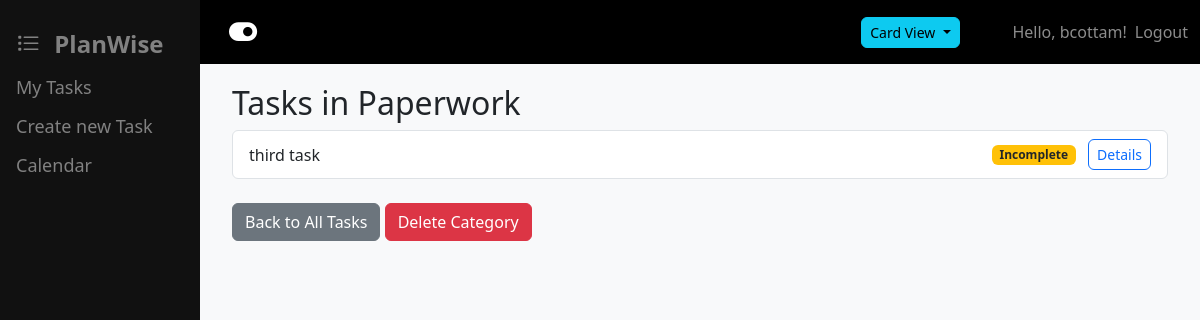
/category/1/ (signed in), run on the app's committed database.
### tasks/models.py (models this page shows, shortened)
class Category(models.Model):
    user = models.ForeignKey(User, on_delete=models.CASCADE, null=True, blank=True)
    name = models.CharField(max_length=100)
    class Meta:
        verbose_name_plural = "Categories"

class Task(models.Model):
    PRIORITY_CHOICES = [
        ('low', 'Low'),
        ('medium', 'Medium'),
        ('high', 'High'),
    ]
    title = models.CharField(max_length=200)
    description = models.TextField(blank=True)
    due_date = models.DateField(null=True, blank=True)
    category = models.ForeignKey(Category, on_delete=models.PROTECT, null=True, blank=True)
    is_completed = models.BooleanField(default=False)
    created_at = models.DateTimeField(auto_now_add=True)
    updated_at = models.DateTimeField(auto_now=True)
    user = models.ForeignKey(User, on_delete=models.CASCADE)
    class Meta:
        ordering = ['-created_at']

### tasks/views.py (the view)
# urls.py: path('category/<int:category_id>/', views.task_by_category, name='tasks_by_category'),
@login_required
def task_by_category(request, category_id):
    tasks = Task.objects.filter(category_id=category_id, user=request.user)
    category = get_object_or_404(Category, id=category_id)
    return render(request, 'tasks/tasks_by_category.html', {
        'tasks': tasks,
        'category': category
    })

### tasks/templates/tasks/tasks_by_category.html (shortened to what this page needs)
{% extends 'base.html' %}
{% block content %}
  <h2>Tasks in {{ category.name }}</h2>
  {% if tasks %}
    <ul class="list-group mb-4">
      {% for task in tasks %}
        <li class="list-group-item d-flex justify-content-between align-items-center">
          <span>{{ task.title }}</span>
          <span>
            {% if task.is_completed %}
              <span class="badge bg-success">Completed</span>
            {% else %}
              <span class="badge bg-warning text-dark">Incomplete</span>
            {% endif %}
            <a href="{% url 'tasks:task_detail' task.pk %}" class="btn btn-sm btn-outline-primary ms-2">Details</a>
          </span>
        </li>
      {% endfor %}
    </ul>
  {% else %}
    <p>No tasks found in this category.</p>
  {% endif %}
  <a href="{% url 'tasks:task_list' %}" class="btn btn-secondary">Back to All Tasks</a>
  <a href="{% url 'tasks:category_delete' category.pk %}" class="btn btn-danger">Delete Category</a>
{% endblock %}

### Templates/base.html (shortened to what this page needs)
{% load static %}
<!DOCTYPE html>
<html lang="en">
<head>
    <link href="https://cdn.jsdelivr.net/npm/bootstrap@5.3.0/dist/css/bootstrap.min.css" rel="stylesheet">
    <link rel="stylesheet" href="https://cdnjs.cloudflare.com/ajax/libs/font-awesome/6.4.0/css/all.min.css">
    <link rel="stylesheet" href="https://cdn.jsdelivr.net/npm/bootstrap-icons@1.11.3/font/bootstrap-icons.min.css">
    <link rel="stylesheet" href="{% static 'css/styles.css' %}?v=2">
</head>
<body>
    {% if user.is_authenticated %}
    <div class="sidenav">
        <a class="navbar-brand fs-4" href="{% url 'tasks:task_list' %}">
                <i class="bi bi-list-task fs-4 me-2"></i> PlanWise
            </a>
        <a class="nav-link" href="{% url 'tasks:task_list' %}">My Tasks</a>
        <a href="{% url 'tasks:task_create' %}">Create new Task</a>
        <a href="{% url 'tasks:task_calendar' %}">Calendar</a>
    </div>
    {% endif %}
    <nav class="navbar navbar-expand-lg navbar-dark ">
        <div class="container">
           {% if user.is_authenticated %}
            <button id="sidebarToggle" class="btn btn-lg" type="button" aria-label="Collapse sidebar" title="Collapse sidebar">
                 <i id="sidebarToggleIcon" class="fa-solid fa-toggle-on fa-lg text-white"></i>
           </button>
              {% endif %}
            <div class="collapse navbar-collapse justify-content-between" id="navbarNav">
                {% if user.is_authenticated %}
                <ul class="navbar-nav d-flex align-items-center justify-content-end w-75" style="height: 100%;">
                    <li class="nav-item">
                         <div class="d-flex align-items-center" style="height: 100%;">
                            <div class="dropdown">
                                <button class="btn btn-info btn-sm dropdown-toggle" type="button" id="viewDropdown" data-bs-toggle="dropdown" aria-expanded="false">
                                    <span id="currentViewLabel">Card View</span>
                                </button>
                            </div>
                        </div>
                    </li>
                </ul>
                {% endif %}
                <ul class="navbar-nav">
                    {% if user.is_authenticated %}
                        <li class="nav-item">
                            <span class="navbar-text me-2">Hello, {{ user.username }}!</span>
                        </li>
                        <li class="nav-item">
                            <form method="post" action="{% url 'logout' %}" style="display:inline;">
                                <button type="submit" class="nav-link btn btn-link" style="padding:0;">Logout</button>
                            </form>
                        </li>
                    {% endif %}
                </ul>
            </div>
        </div>
    </nav>
    <div class="container-fluid bg-light min-vh-100">
        <div class=" main" name="content" id="content">
            {% block content %}
            {% endblock %}
        </div>
</div>
</body>
</html>

### static/css/styles.css (style rules this page uses)
body { background: black !important; }
.btn { border-radius: 0.375rem; }
.badge { font-size: 0.75em; }
.navbar-brand { font-weight: 700; }
.sidenav { height: 100%; width: 200px; position: fixed; z-index: 1; top: 0; left: 0; background-color: #111; overflow-x: hidden; padding-top: 20px; }
.sidenav a { padding: 6px 8px 6px 16px; text-decoration: none; font-size: 18px; color: #818181; display: block; }
:root { --sidebar-width: 200px; }
.sidenav { width: var(--sidebar-width); }
.main { margin-left: var(--sidebar-width); padding: 20px; }
.navbar { margin-left: var(--sidebar-width); }
.sidenav, .main, .navbar { transition: margin-left .25s ease, width .25s ease, padding .25s ease; }

### data on the page
Category: name "Paperwork"
Task: title "third task", is_completed "Incomplete"

### other printed values
{{ user.username }} "bcottam"
